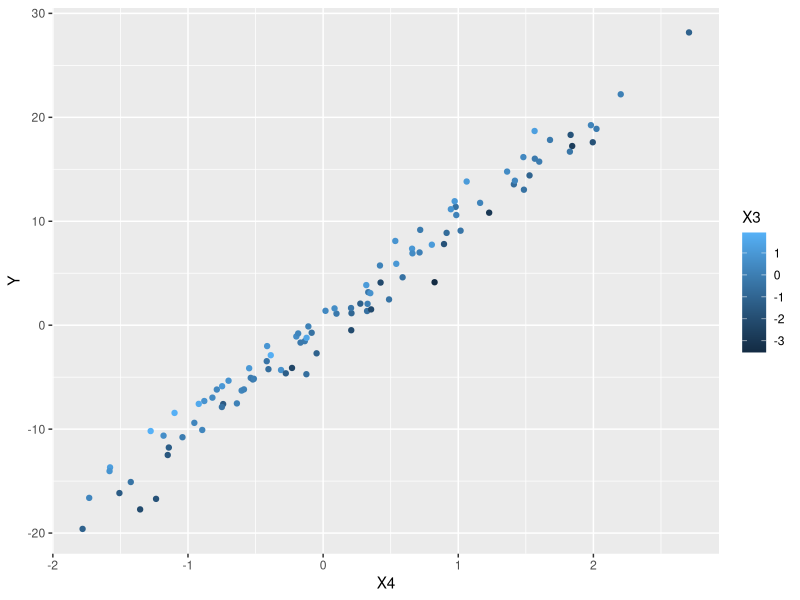
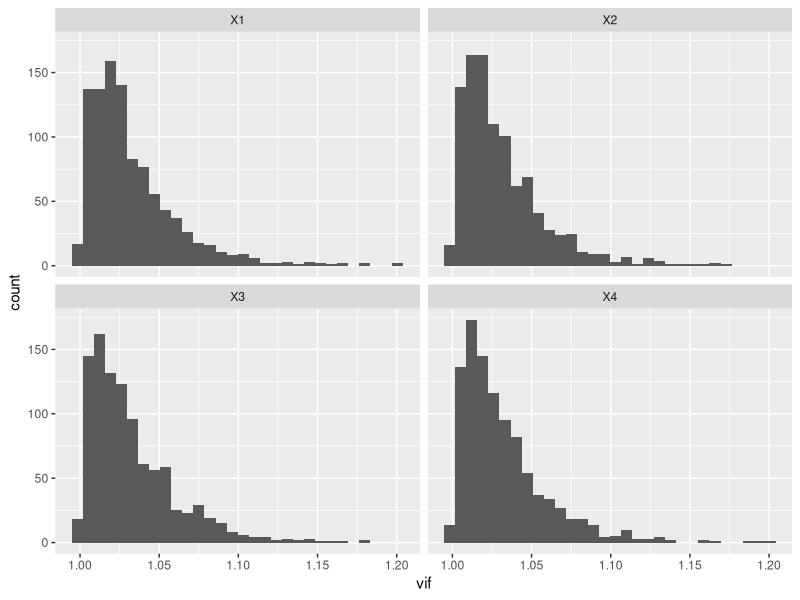
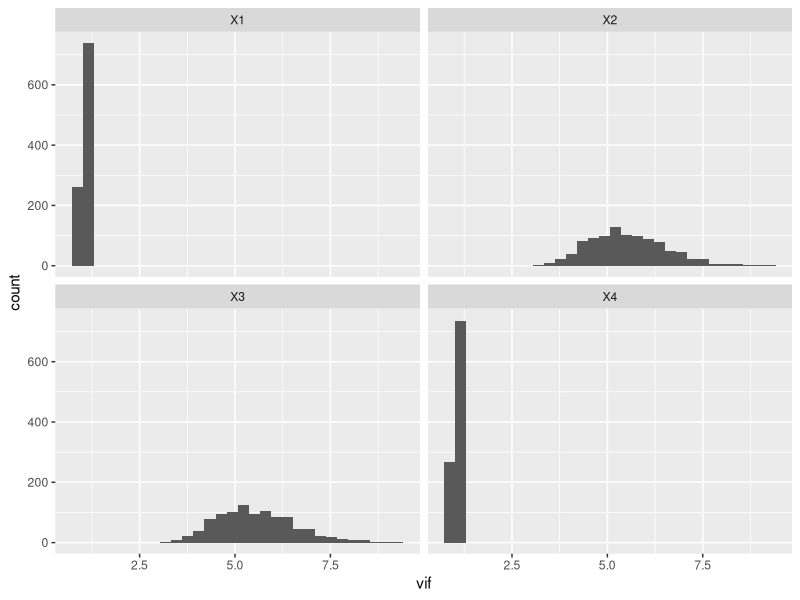

These charts were generated, in order, by the following R code:
## ---- chunk 1
library("tidyverse")
n <- 100
N <- 1000
make_data <- function(beta = c(0, 0.1, 1, 10), sigma = 1, residual_error = 1, n = 1){
  if (is.null(dim(sigma))){
    tmp <- sigma
    sigma <- matrix(0, nrow = length(beta), ncol = length(beta))
    diag(sigma) <- tmp
  } 
  X <- MASS:::mvrnorm(n, mu = rep(0, length(beta)), Sigma = sigma)
  Y <- X %*% beta + rnorm(n, mean = 0, sd = residual_error)
  return(data.frame(Y, X))
}
#Test it out
test_df <- make_data(n = n)
ggplot(data = test_df,
       mapping = aes(x = X4, y = Y, color = X3)) + 
  geom_point()
## ---- chunk 2
vif_null <- map(1:N, ~make_data(n = n)) %>% 
  map(~lm(Y~X1+X2+X3+X4, data = .)) %>% 
  map_dfr(car::vif) %>% 
  mutate(rep = 1:N) %>% 
  pivot_longer(cols = -rep, names_to = "variable",values_to = "vif")
ggplot(data = vif_null,
       mapping = aes(x = vif)) + 
  geom_histogram() + 
  facet_wrap(~variable)

## ---- chunk 3
sigma <- matrix(c(1, 0, 0, 0,
                  0, 1, -0.9, 0,
                  0, -0.9, 1, 0,
                  0, 0, 0, 1), nrow = 4, ncol = 4)
vif_bad <- map(1:N, ~make_data(n = n, sigma = sigma)) %>% 
  map(~lm(Y~X1+X2+X3+X4, data = .)) %>% 
  map_dfr(car::vif) %>% 
  mutate(rep = 1:N) %>% 
  pivot_longer(cols = -rep, names_to = "variable",values_to = "vif")
ggplot(data = vif_bad,
       mapping = aes(x = vif)) + 
  geom_histogram() + 
  facet_wrap(~variable)
